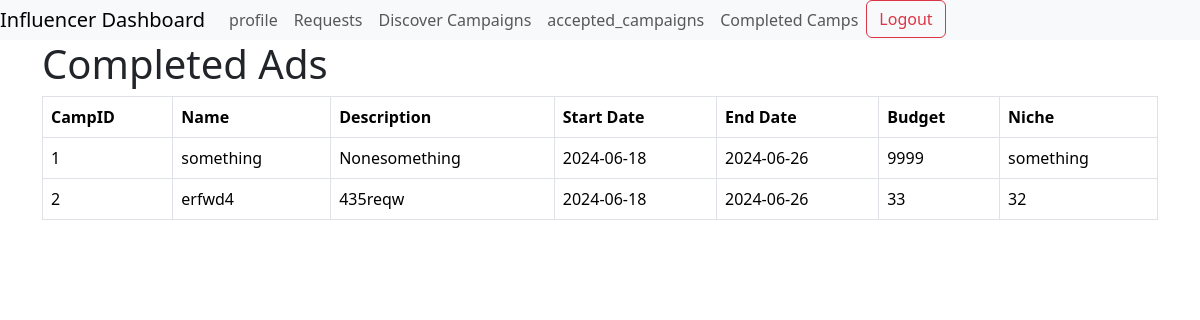
Screenshot of /completed_ads (signed in) with the database file from the repository.
### models.py (models this page shows)
class AdRequest(db.Model):
    __tablename__ = 'adrequest'
    Ad_id = db.Column(db.Integer, primary_key=True)
    campaign_id = db.Column(db.Integer, db.ForeignKey('campaign.Campaign_id'), nullable=False)
    influencer_id = db.Column(db.Integer, db.ForeignKey('user.user_id'), nullable=False)
    requirements = db.Column(db.Text, nullable=False)
    payment_amount = db.Column(db.Float, nullable=False)
    status = db.Column(db.String(16), nullable=False, default='Pending')
    campaign_id = db.Column(db.Integer, db.ForeignKey('campaign.Campaign_id'), nullable=False)
    influencer_id = db.Column(db.Integer, db.ForeignKey('user.user_id'), nullable=False)

class Campaign(db.Model):
    __tablename__ = 'campaign'
    Campaign_id = db.Column(db.Integer, primary_key=True)
    name = db.Column(db.String(64), nullable=False)
    description = db.Column(db.Text, nullable=False)
    start_date = db.Column(db.Date, nullable=False)
    end_date = db.Column(db.Date, nullable=False)
    budget = db.Column(db.Integer, nullable=False)
    visibility = db.Column(db.String(8), nullable=False)
    niche=db.Column(db.String(64), nullable=True ,default= 'None')
    sponsor_id = db.Column(db.Integer, db.ForeignKey('user.user_id'), nullable=False)
    ad_requests = db.relationship('AdRequest', backref='campaign', lazy=True)

### routes.py (the view)
@app.route('/completed_ads')
@auth
def completed_ads():
    ad_requests = AdRequest.query.filter_by(influencer_id=session['user_id'], status='Completed').all()
    return render_template('completed_ads.html', ad_requests=ad_requests)

### routes.py (called while the page is built)
def auth(func):
    @wraps(func)
    def inner(*agrs,**kwargs):
        if 'user_id'not in session:
            flash('Login to continue')
            return redirect(url_for('login'))
        return func(*agrs ,**kwargs)
    return inner

### templates/completed_ads.html
{% extends 'layout_in.html' %}
{% block content %}
<h1>Completed Ads</h1>
<table class="table table-bordered">
  <thead>
    <tr>
      <th scope="col">CampID</th>
      <th scope="col">Name</th>
      <th scope="col">Description</th>
      <th scope="col">Start Date</th>
      <th scope="col">End Date</th>
      <th scope="col">Budget</th>
      <th scope="col">Niche</th>
    </tr>
  </thead>
  <tbody>
    {% for ad_request in ad_requests %}
    <tr>
      <td>{{ ad_request.campaign.Campaign_id }}</td>
      <td>{{ ad_request.campaign.name }}</td>
      <td>{{ ad_request.campaign.description }}</td>
      <td>{{ ad_request.campaign.start_date }}</td>
      <td>{{ ad_request.campaign.end_date }}</td>
      <td>{{ ad_request.campaign.budget }}</td>
      <td>{{ ad_request.campaign.niche }}</td>
    </tr>
    {% endfor %}
  </tbody>
</table>
{% endblock %}

### rows the page displays
AdRequest: campaign.Campaign_id "1", campaign.name "something", campaign.description "Nonesomething", campaign.start_date "2024-06-18", campaign.end_date "2024-06-26", campaign.budget "9999", campaign.niche "something"
AdRequest: campaign.Campaign_id "2", campaign.name "erfwd4", campaign.description "435reqw", campaign.start_date "2024-06-18", campaign.end_date "2024-06-26", campaign.budget "33", campaign.niche "32"
